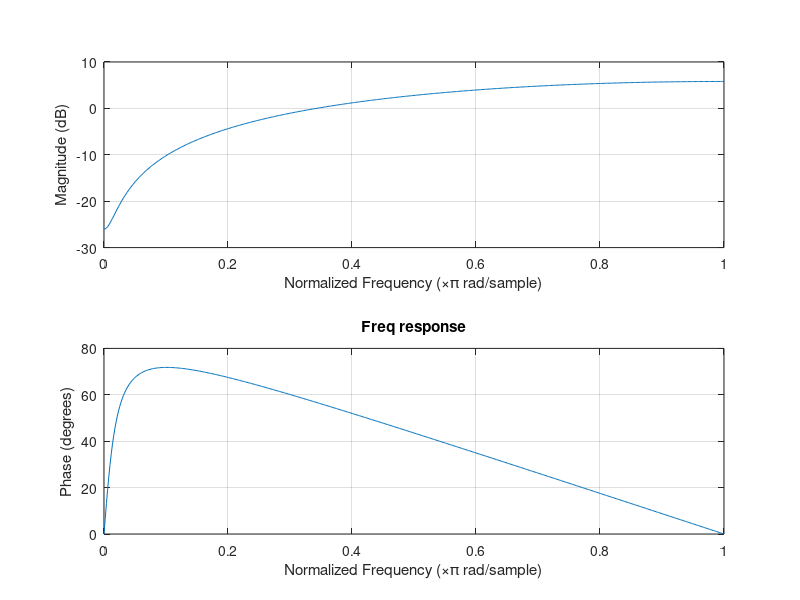
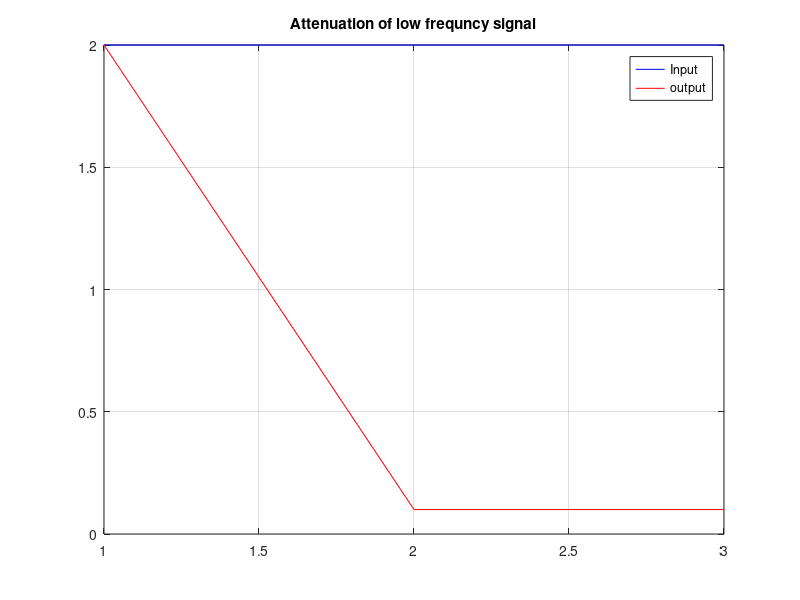
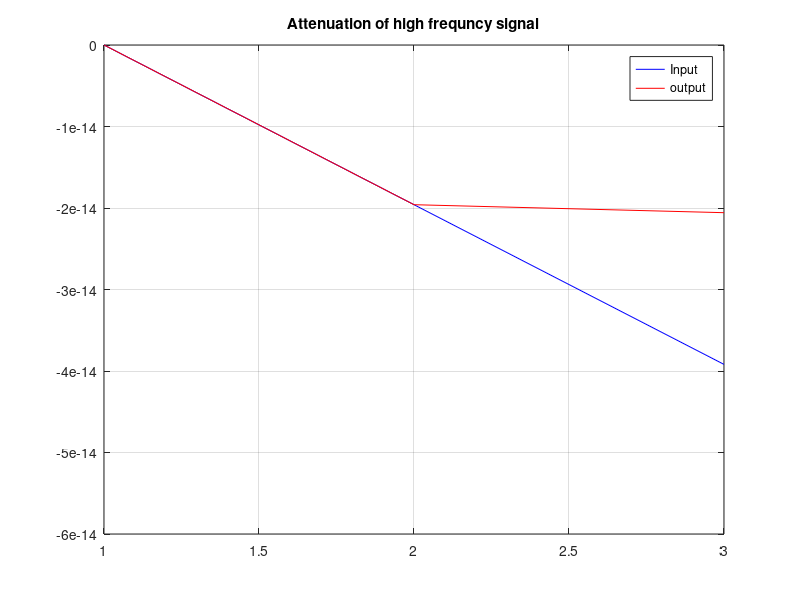
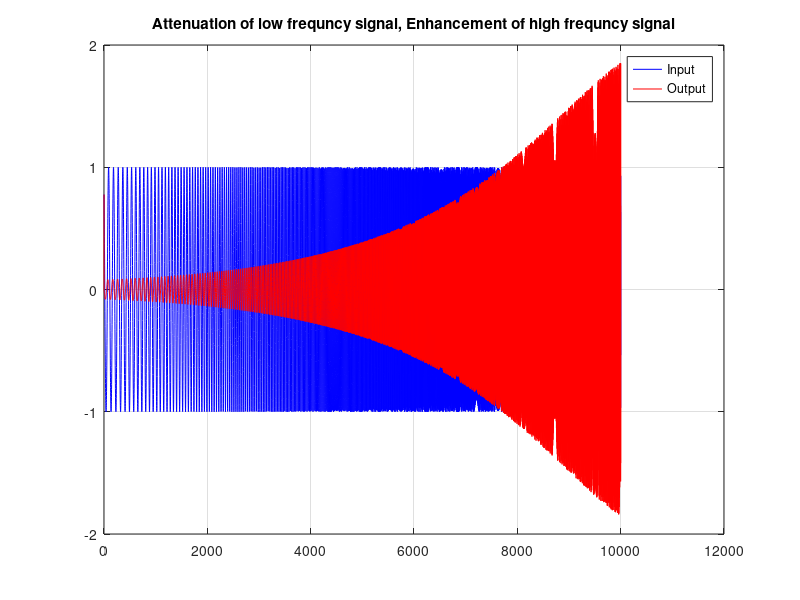

Here is the MATLAB script that generated these plots, in order:
clc;
clear all;
close all;
f1=25;
f2=1000;
t=0:(1/(1*f1)):(2/f1);
lf=2*cos(2*pi*f1*t);
hf=2*sin(2*pi*f2*t);
%premphasis
h=[1 -0.95]
freqz(h);
zoom on;
grid on;
title('Freq response');

%attenuation of low freq signal
y=filter(h,1,lf);
figure;
plot(lf,'b');
hold on;
plot(y,'r');
zoom on;
grid on;
legend('Input','output');
title('Attenuation of low frequncy signal');

%attenuation of high freq signal
y=filter(h,1,hf);
figure;
plot(hf,'b');
hold on;
plot(y,'r');
zoom on;
grid on;
legend('Input','output');
title('Attenuation of high frequncy signal');

%chirp signal
t=0:(1/1e3):10;
fo=10;
f1=400;
y=chirp(t,fo,10,f1,'logarithmic');
sound(y);
x=filter(h,1,y);
sound(x);
figure;
plot(y,'b');
hold on;
plot(x,'r');
zoom on;
grid on;
legend('Input','Output');
title('Attenuation of low frequncy signal, Enhancement of high frequncy signal');
